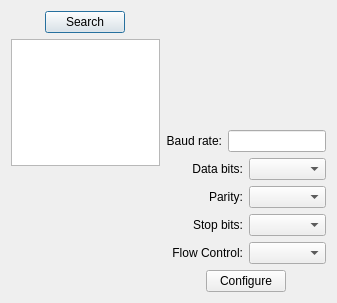
<?xml version="1.0" encoding="UTF-8"?>
<ui version="4.0">
 <class>portconfig</class>
 <widget class="QDialog" name="portconfig">
  <property name="geometry">
   <rect>
    <x>0</x>
    <y>0</y>
    <width>337</width>
    <height>303</height>
   </rect>
  </property>
  <property name="minimumSize">
   <size>
    <width>337</width>
    <height>303</height>
   </size>
  </property>
  <property name="maximumSize">
   <size>
    <width>337</width>
    <height>303</height>
   </size>
  </property>
  <property name="windowTitle">
   <string>Dialog</string>
  </property>
  <property name="sizeGripEnabled">
   <bool>false</bool>
  </property>
  <layout class="QGridLayout" name="gridLayout">
   <item row="0" column="0">
    <layout class="QVBoxLayout" name="verticalLayout_2">
     <item>
      <layout class="QHBoxLayout" name="horizontalLayout_2">
       <item>
        <spacer name="horizontalSpacer">
         <property name="orientation">
          <enum>Qt::Orientation::Horizontal</enum>
         </property>
         <property name="sizeHint" stdset="0">
          <size>
           <width>40</width>
           <height>20</height>
          </size>
         </property>
        </spacer>
       </item>
       <item>
        <widget class="QPushButton" name="btnPorts">
         <property name="layoutDirection">
          <enum>Qt::LayoutDirection::LeftToRight</enum>
         </property>
         <property name="autoFillBackground">
          <bool>true</bool>
         </property>
         <property name="text">
          <string>Search</string>
         </property>
        </widget>
       </item>
       <item>
        <spacer name="horizontalSpacer_2">
         <property name="orientation">
          <enum>Qt::Orientation::Horizontal</enum>
         </property>
         <property name="sizeHint" stdset="0">
          <size>
           <width>40</width>
           <height>20</height>
          </size>
         </property>
        </spacer>
       </item>
      </layout>
     </item>
     <item>
      <widget class="QListWidget" name="portsList">
       <property name="verticalScrollBarPolicy">
        <enum>Qt::ScrollBarPolicy::ScrollBarAsNeeded</enum>
       </property>
       <property name="sizeAdjustPolicy">
        <enum>QAbstractScrollArea::SizeAdjustPolicy::AdjustToContents</enum>
       </property>
       <property name="uniformItemSizes">
        <bool>true</bool>
       </property>
       <property name="wordWrap">
        <bool>true</bool>
       </property>
       <property name="itemAlignment">
        <set>Qt::AlignmentFlag::AlignLeading</set>
       </property>
      </widget>
     </item>
     <item>
      <spacer name="verticalSpacer">
       <property name="orientation">
        <enum>Qt::Orientation::Vertical</enum>
       </property>
       <property name="sizeHint" stdset="0">
        <size>
         <width>20</width>
         <height>78</height>
        </size>
       </property>
      </spacer>
     </item>
    </layout>
   </item>
   <item row="0" column="1">
    <layout class="QVBoxLayout" name="verticalLayout_4">
     <item>
      <layout class="QVBoxLayout" name="verticalLayout_3">
       <item>
        <widget class="QLabel" name="label_2">
         <property name="text">
          <string/>
         </property>
         <property name="alignment">
          <set>Qt::AlignmentFlag::AlignCenter</set>
         </property>
        </widget>
       </item>
       <item>
        <spacer name="verticalSpacer_2">
         <property name="orientation">
          <enum>Qt::Orientation::Vertical</enum>
         </property>
         <property name="sizeHint" stdset="0">
          <size>
           <width>20</width>
           <height>13</height>
          </size>
         </property>
        </spacer>
       </item>
      </layout>
     </item>
     <item>
      <layout class="QVBoxLayout" name="verticalLayout">
       <item>
        <layout class="QHBoxLayout" name="horizontalLayout">
         <item>
          <widget class="QLabel" name="label">
           <property name="layoutDirection">
            <enum>Qt::LayoutDirection::LeftToRight</enum>
           </property>
           <property name="text">
            <string>Baud rate:</string>
           </property>
           <property name="alignment">
            <set>Qt::AlignmentFlag::AlignRight|Qt::AlignmentFlag::AlignTrailing|Qt::AlignmentFlag::AlignVCenter</set>
           </property>
          </widget>
         </item>
         <item>
          <widget class="QLineEdit" name="leBaud"/>
         </item>
        </layout>
       </item>
       <item>
        <layout class="QHBoxLayout" name="horizontalLayout_3">
         <item>
          <widget class="QLabel" name="label_3">
           <property name="text">
            <string>Data bits:</string>
           </property>
           <property name="alignment">
            <set>Qt::AlignmentFlag::AlignRight|Qt::AlignmentFlag::AlignTrailing|Qt::AlignmentFlag::AlignVCenter</set>
           </property>
          </widget>
         </item>
         <item>
          <widget class="QComboBox" name="comboBaud_2"/>
         </item>
        </layout>
       </item>
       <item>
        <layout class="QHBoxLayout" name="horizontalLayout_4">
         <item>
          <widget class="QLabel" name="label_4">
           <property name="text">
            <string>Parity:</string>
           </property>
           <property name="alignment">
            <set>Qt::AlignmentFlag::AlignRight|Qt::AlignmentFlag::AlignTrailing|Qt::AlignmentFlag::AlignVCenter</set>
           </property>
          </widget>
         </item>
         <item>
          <widget class="QComboBox" name="comboBaud_3"/>
         </item>
        </layout>
       </item>
       <item>
        <layout class="QHBoxLayout" name="horizontalLayout_5">
         <item>
          <widget class="QLabel" name="label_5">
           <property name="text">
            <string>Stop bits:</string>
           </property>
           <property name="alignment">
            <set>Qt::AlignmentFlag::AlignRight|Qt::AlignmentFlag::AlignTrailing|Qt::AlignmentFlag::AlignVCenter</set>
           </property>
          </widget>
         </item>
         <item>
          <widget class="QComboBox" name="comboBaud_4"/>
         </item>
        </layout>
       </item>
       <item>
        <layout class="QHBoxLayout" name="horizontalLayout_6">
         <item>
          <widget class="QLabel" name="label_6">
           <property name="text">
            <string>Flow Control:</string>
           </property>
           <property name="alignment">
            <set>Qt::AlignmentFlag::AlignRight|Qt::AlignmentFlag::AlignTrailing|Qt::AlignmentFlag::AlignVCenter</set>
           </property>
          </widget>
         </item>
         <item>
          <widget class="QComboBox" name="comboBaud_5"/>
         </item>
        </layout>
       </item>
      </layout>
     </item>
     <item>
      <layout class="QHBoxLayout" name="horizontalLayout_7">
       <item>
        <spacer name="horizontalSpacer_3">
         <property name="orientation">
          <enum>Qt::Orientation::Horizontal</enum>
         </property>
         <property name="sizeHint" stdset="0">
          <size>
           <width>40</width>
           <height>20</height>
          </size>
         </property>
        </spacer>
       </item>
       <item>
        <widget class="QPushButton" name="pushButton">
         <property name="text">
          <string>Configure</string>
         </property>
        </widget>
       </item>
       <item>
        <spacer name="horizontalSpacer_4">
         <property name="orientation">
          <enum>Qt::Orientation::Horizontal</enum>
         </property>
         <property name="sizeHint" stdset="0">
          <size>
           <width>40</width>
           <height>20</height>
          </size>
         </property>
        </spacer>
       </item>
      </layout>
     </item>
    </layout>
   </item>
  </layout>
 </widget>
 <resources/>
 <connections/>
</ui>
